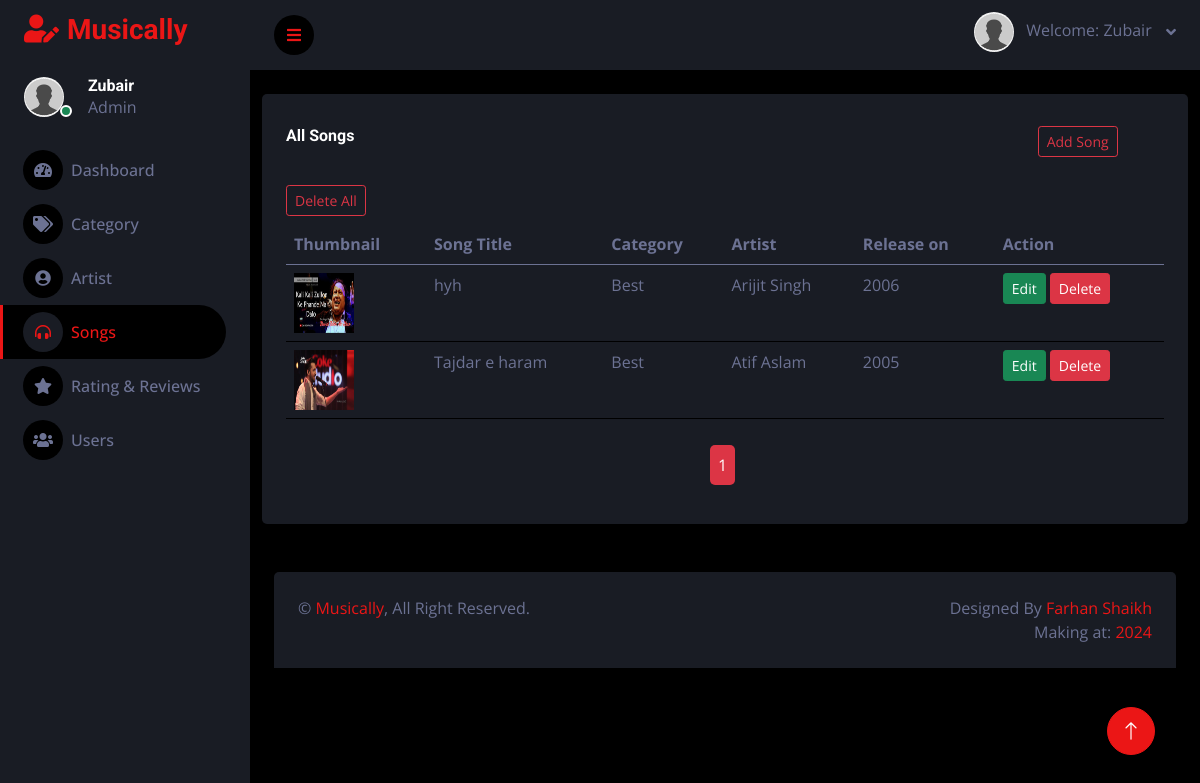
/song.php (signed in), run on the app's committed database.
### tables this page shows
CREATE TABLE IF NOT EXISTS `songs` (
  `song_id` int NOT NULL AUTO_INCREMENT,
  `title` varchar(255) NOT NULL,
  `description` text NOT NULL,
  `category` varchar(100) NOT NULL,
  `release_on` varchar(50) NOT NULL,
  `artist` int NOT NULL,
  `thumbnail` varchar(255) DEFAULT NULL,
  `music` varchar(255) NOT NULL,
  PRIMARY KEY (`song_id`),
  UNIQUE KEY `post_id` (`song_id`)
);

CREATE TABLE IF NOT EXISTS `category` (
  `category_id` int NOT NULL AUTO_INCREMENT,
  `category_name` varchar(255) NOT NULL,
  `post` int NOT NULL,
  PRIMARY KEY (`category_id`)
);

CREATE TABLE IF NOT EXISTS `artist` (
  `artist_id` int NOT NULL AUTO_INCREMENT,
  `artist_name` varchar(255) NOT NULL,
  `post` varchar(255) NOT NULL,
  `image` varchar(255) NOT NULL,
  `followers` bigint DEFAULT NULL,
  `category_id` int DEFAULT NULL,
  PRIMARY KEY (`artist_id`)
);

### song.php (the view, shortened to what this page needs)
<?php
require("config.php");
require("header.php");
?>
<div class="container my-4">
    <div class="row">
        <div class="col-xl-12">
            <div class="bg-secondary rounded h-100 p-4">
                <div class="row">
                    <div class="col-md-10 my-2">
                         <h6 class="mb-4">All Songs</h6>
                    </div>
                    <div class="col-md-2 my-2">
                        <a href="add-song.php" class="btn btn-sm btn-outline-danger">Add Song</a>
                    </div>
                    <div class="col-md-2 my-2">
                                <button class="btn btn-sm btn-outline-danger" onclick="confirmDeleteAll()">Delete All</button>
                    </div>
                </div>
                <div class="table-responsive">
                    <table class="table">
                        <thead>
                            <tr>
                                <th scope="col">Thumbnail</th>
                                <th scope="col">Song Title</th>
                                <th scope="col">Category</th>
                                <th scope="col">Artist</th>
                                <th scope="col">Release on</th>
                                <th scope="col">Action</th>
                            </tr>
                        </thead>
                        <tbody>
                            <?php
                            $limit = 5;
                            if (isset($_GET['page'])) {
                                $page = $_GET['page'];
                            }else{
                               $page = 1;
                            }
                            $offset = ($page - 1) * $limit;
                            $sql = "SELECT songs.*, category.category_name , artist.artist_name FROM songs
                                    LEFT JOIN category ON songs.category = category.category_id
                                    LEFT JOIN artist ON songs.artist = artist.artist_id
                                    ORDER BY song_id DESC
                                     LIMIT {$offset} , {$limit}";
                            $res = mysqli_query($con, $sql);
                            if (mysqli_num_rows($res) > 0) {
                                while ($row = mysqli_fetch_assoc($res)) {
                            ?>
                                    <tr >
                                        <td>
                                            <img src="uploads/<?php echo htmlspecialchars($row['thumbnail']); ?>" alt="" style="width: 60px; height: 60px;">
                                        </td>
                                        <td><?php echo htmlspecialchars($row['title']); ?></td>
                                        <td><?php echo htmlspecialchars($row['category_name']); ?></td>
                                        <td><?php echo htmlspecialchars($row['artist_name']); ?></td>
                                        <td><?php echo htmlspecialchars($row['release_on']); ?></td>
                                        <td>
                                            <a href='update-song.php?id=<?php echo $row['song_id']; ?>' class="btn btn-sm btn-success">Edit</a>
                                            <button class="btn btn-sm btn-danger" onclick="confirmDelete(<?php echo $row['song_id']; ?>)">Delete</button>
                                        </td>
                                    </tr>
                            <?php
                                }
                            } else {
                                echo "<tr ><td colspan='6' class='text-center mt-3'><h3 class='my-3'>No Song found</h3></td></tr>";
                            }
                            ?>
                        </tbody>
                    </table>
                    <?php
                 $sql1 = "SELECT * FROM `songs`";
                 $res1 = mysqli_query($con,$sql1);
                 $row1 = mysqli_num_rows($res1);
                if($row1 > 0){
                    $total_record = $row1;
                    $total_pages = ceil($total_record / $limit);
                echo "<ul class='pagination admin-pagination'>";
                    for ($i=1; $i <= $total_pages ; $i++) {
                        if ($i == $page) {
                            $active ="active";
                        }else{
                            $active ="";
                        }
                    echo '<li class = '.$active.'><a href="song.php?page='.$i.'" >'.$i.'</a></li>';
                }
                echo '</ul>';
                }
?>
                </div>
            </div>
        </div>
    </div>
</div>
<?php
require "footer.php";
?>

### header.php (shortened to what this page needs)
<?php
require("config.php");
$userId = $_SESSION['admin_id'];
$sql = "SELECT * FROM `admin` WHERE admin_id = '$userId'";
$res = mysqli_query($con, $sql);
$row = ($res && mysqli_num_rows($res) > 0) ? mysqli_fetch_assoc($res) : null;
$profileImage = !empty($row['profile_image']) ? 'uploads/' . htmlspecialchars($row['profile_image']) : 'img/null-user.jpg';
$username = !empty($row['username']) ? htmlspecialchars($row['username']) : 'Admin';
?>
<!DOCTYPE html>
<html lang="en">
<head>
    <link href="https://cdnjs.cloudflare.com/ajax/libs/font-awesome/5.10.0/css/all.min.css" rel="stylesheet">
    <link href="https://cdn.jsdelivr.net/npm/bootstrap-icons@1.4.1/font/bootstrap-icons.css" rel="stylesheet">
    <link href="lib/owlcarousel/assets/owl.carousel.min.css" rel="stylesheet">
    <link href="lib/tempusdominus/css/tempusdominus-bootstrap-4.min.css" rel="stylesheet" />
    <link rel="stylesheet" href="https://cdn.jsdelivr.net/npm/sweetalert2@11/dist/sweetalert2.min.css">
    <link href="css/bootstrap.min.css" rel="stylesheet">
    <link href="css/style.css" rel="stylesheet">
</head>
<body>
    <div class="container-fluid position-relative d-flex p-0">
        <div class="sidebar pe-4 pb-3">
            <nav class="navbar bg-secondary navbar-dark">
                <a href="index.php" class="navbar-brand mx-4 mb-3">
                    <h3 class="text-primary"><i class="fa fa-user-edit me-2"></i>Musically</h3>
                </a>
                <div class="d-flex align-items-center ms-4 mb-4">
                    <div class="position-relative">
                        <img class="rounded-circle me-lg-2" src="<?php echo $profileImage; ?>" alt="" style="width: 40px; height: 40px;">
                        <div class="bg-success rounded-circle border border-2 border-white position-absolute end-0 bottom-0 p-1"></div>
                    </div>
                    <div class="ms-3">
                        <a href="profile.php?id=<?php echo $row['admin_id'] ?>"><h6 class="mb-0"><?php echo $username; ?></h6></a>
                        <span>Admin</span>
                    </div>
                </div>
                <div class="navbar-nav w-100">
                    <a href="index.php" class="nav-item nav-link <?php echo (basename($_SERVER['PHP_SELF']) == 'index.php') ? 'active' : ''; ?>">
                        <i class="fa fa-tachometer-alt me-2"></i>Dashboard
                    </a>
                    <a href="category.php" class="nav-item nav-link <?php echo (basename($_SERVER['PHP_SELF']) == 'category.php') ? 'active' : ''; ?>">
                        <i class="fa fa-tags me-2"></i>Category
                    </a>
                    <a href="artist.php" class="nav-item nav-link <?php echo (basename($_SERVER['PHP_SELF']) == 'artist.php') ? 'active' : ''; ?>">
                        <i class="fa fa-user-circle me-2"></i>Artist
                    </a>
                    <a href="song.php" class="nav-item nav-link <?php echo (basename($_SERVER['PHP_SELF']) == 'song.php') ? 'active' : ''; ?>">
                        <i class="fa fa-headphones-alt me-2"></i>Songs
                    </a>
                    <a href="rating_reviews.php" class="nav-item nav-link <?php echo (basename($_SERVER['PHP_SELF']) == 'rating_reviews.php') ? 'active' : ''; ?>">
                        <i class="fa fa-star me-2"></i>Rating & Reviews
                    </a>
                    <a href="users.php" class="nav-item nav-link <?php echo (basename($_SERVER['PHP_SELF']) == 'users.php') ? 'active' : ''; ?>">
                        <i class="fa fa-users me-2"></i>Users
                    </a>
                </div>
            </nav>
        </div>
        <div class="content">
            <nav class="navbar navbar-expand bg-secondary navbar-dark sticky-top px-4 py-0">
                <a href="#" class="sidebar-toggler flex-shrink-0">
                    <i class="fa fa-bars"></i>
                </a>
                <div class="navbar-nav align-items-center ms-auto">
                    <div class="nav-item dropdown">
                        <a href="#" class="nav-link dropdown-toggle" data-bs-toggle="dropdown">
                            <img class="rounded-circle me-lg-2" src="<?php echo $profileImage; ?>" alt="" style="width: 40px; height: 40px;">
                            <span class="d-none d-lg-inline-flex">
                                <p>Welcome: <?php echo $username; ?></p>&nbsp;
                            </span>
                        </a>
                    </div>
                </div>
            </nav>

### footer.php (shortened to what this page needs)
 <div class="container-fluid pt-4 px-4">
                <div class="bg-secondary rounded-top p-4">
                    <div class="row">
                        <div class="col-12 col-sm-6 text-center text-sm-start">
                            &copy; <a href="#">Musically</a>, All Right Reserved.
                        </div>
                        <div class="col-12 col-sm-6 text-center text-sm-end">
                            Designed By <a href="#" target="_blank">Farhan Shaikh</a>
                            <br>Making at: <a href="" target="_blank">2024</a>
                        </div>
                    </div>
                </div>
            </div>
        </div>
        <a href="#" class="btn btn-lg btn-primary btn-lg-square back-to-top"><i class="bi bi-arrow-up"></i></a>
    </div>
</body>
</html>

### css/style.css (style rules this page uses)
:root { --primary: #EB1616; --secondary: #191C24; --light: #6C7293; --dark: #000000; }
.back-to-top { position: fixed; display: none; right: 45px; bottom: 45px; z-index: 99; }
.admin-pagination { margin: 0; }
.admin-pagination li a { display: block; }
.pagination { display: block; text-align: center; margin: 5px; padding: 5px; }
.pagination li { display:inline-block; margin: 0 5px 0 0; padding: 5px; }
.pagination li a { border: none; background: #dc3545; color: #fff; padding: 8px; border-radius: 5px; }
.btn { transition: .5s; }
.btn-lg-square { width: 48px; height: 48px; }
.btn-square, .btn-sm-square, .btn-lg-square { padding: 0; display: inline-flex; align-items: center; justify-content: center; font-weight: normal; border-radius: 50px; }
.sidebar { position: fixed; top: 0; left: 0; bottom: 0; width: 250px; height: 100vh; overflow-y: auto; background: var(--secondary); transition: 0.5s; z-index: 999; }
.content { margin-left: 250px; min-height: 100vh; background: var(--dark); transition: 0.5s; }
@media (min-width: 992px) { .sidebar { margin-left: 0; } }
@media (min-width: 992px) { .content { width: calc(100% - 250px); } }
.sidebar .navbar .navbar-nav .nav-link { padding: 7px 20px; color: var(--light); font-weight: 500; border-left: 3px solid var(--secondary); border-radius: 0 30px 30px 0; outline: none; }
.sidebar .navbar .navbar-nav .nav-link:hover, .sidebar .navbar .navbar-nav .nav-link.active { color: var(--primary); background: var(--dark); border-color: var(--primary); }
.sidebar .navbar .navbar-nav .nav-link i { width: 40px; height: 40px; display: inline-flex; align-items: center; justify-content: center; background: var(--dark); border-radius: 40px; }
.sidebar .navbar .navbar-nav .nav-link:hover i, .sidebar .navbar .navbar-nav .nav-link.active i { background: var(--secondary); }
.content .navbar .navbar-nav .nav-link { margin-left: 25px; padding: 12px 0; color: var(--light); outline: none; }
.content .navbar .sidebar-toggler, .content .navbar .navbar-nav .nav-link i { width: 40px; height: 40px; display: inline-flex; align-items: center; justify-content: center; background: var(--dark); border-radius: 40px; }
.content .navbar .dropdown-toggle::after { margin-left: 6px; vertical-align: middle; border: none; content: "\f107"; font-family: "Font Awesome 5 Free"; font-weight: 900; transition: .5s; }

### data on the page
songs: thumbnail (picture), title "hyh", category.category_name "Best", artist.artist_name "Arijit Singh", release_on "2006"
songs: thumbnail (picture), title "Tajdar e haram", category.category_name "Best", artist.artist_name "Atif Aslam", release_on "2005"

### other printed values
$username "Zubair"
